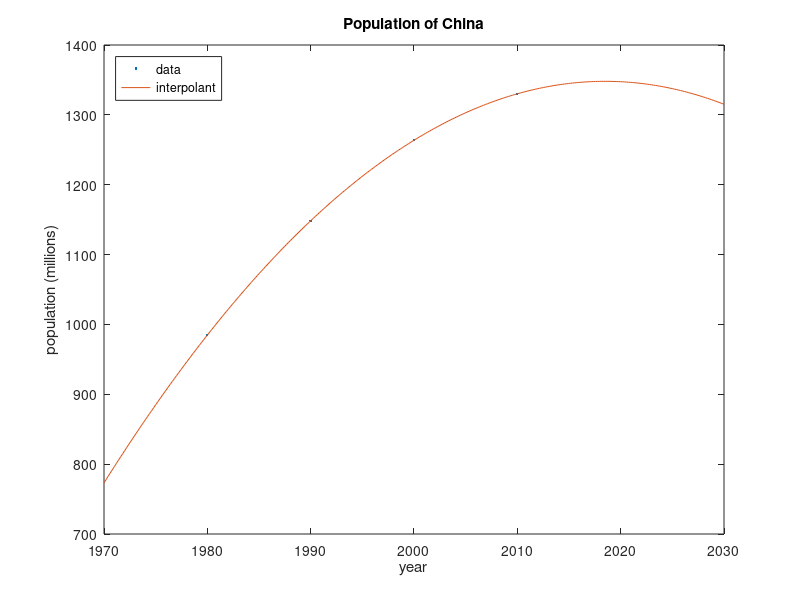

Here is the MATLAB script that generated this plot: (Note: this script raises an error after producing the figure.)


%% ----------- Example 1 ------------------

%%
% We create two vectors for data about the population of China. The first
% has the years of census data, the other has the numbers of millions of
% people.
year = (1980:10:2010)'  
pop = [984.736; 1148.364; 1263.638; 1330.141];

%%
% It's convenient to measure time in years since 1980.
t = year - 1980;
y = pop;

%%
% Now we have four data points $(t_1,y_1),\ldots,(t_4,y_4)$, so $n=4$ and
% we seek an interpolating cubic polynomial. We construct the associated
% Vandermonde matrix: 
V = zeros(4,4);
for i = 1:4
    V(i,:) = [1 t(i) t(i)^2 t(i)^3];
end
V
 
%%
% To solve for the vector of polynomial coefficients, we use a backslash
c = V \ y

%%
% The algorithms used by the backslash operator are the main topic of this
% chapter. For now, observe that the coefficients of the cubic polynomial
% vary over several orders of magnitude, which is typical in this
% context. By our definitions, these coefficients are given in ascending
% order of power in $t$. MATLAB always expects the decreasing-degree order,
% so we convert ours to this convention here.
c = c(end:-1:1);       % reverse the ordering

%%
% We can use the resulting polynomial to estimate the population of China
% in 2005:
polyval(c,2005-1980)   % apply the 1980 time shift

%%
% The official figure is 1297.8, so our result is not bad. 

%%
% We can visualize the interpolation process. First, we 
% @glsbegin@plot@glsend@ the data as
% points. We'll shift the t variable back to actual years. 
plot(1980+t,y,'.')

%%
% We want to superimpose a plot of the polynomial. In order to add to a
% plot, we must use the @glsbegin@hold@glsend@ command:
hold on

%%
% To plot the interpolating polynomial, we create a vector with many points
% in the time interval using @glsbegin@linspace@glsend@.
tt = linspace(0,30,300)';   % 300 times from 1980 to 2010
yy = polyval(c,tt);         % evaluate the cubic
plot(1980+tt,yy)

%%
% Let's clear the figure and redo it, this time 
% continuing the curve outside of the original date range. We'll also 
% annotate the graph (using @glsbegin@title@glsend@, @glsbegin@xlabel@glsend@, 
% @glsbegin@ylabel@glsend@ and @glsbegin@legend@glsend@) to make its purpose 
% clear.
clf   % clear figure
plot(1980+t,y,'.')
hold on
tt = linspace(-10,50,300)';   
plot(1980+tt,polyval(c,tt))
title('Population of China')
xlabel('year'), ylabel('population (millions)')
legend('data','interpolant','location','northwest')

%%
% While the interpolation is plausible, the extrapolation to the future is
% highly questionable! As a rule, extrapolation more than a short distance
% beyond the original interval is not reliable.



%% ----------- Example 2 ------------------

%%
% Here is the system that ``broke" LU factorization for us.
A = [ 2 0 4 3; -2 0 2 -13 ; 1 15 2 -4.5 ; -4 5 -7 -10 ];
b = [ 4; 40; 29; 9 ];

%%
% When we use the built-in |lu| function with three outputs, we get the
% elements of the PLU factorization.
[L,U,P] = lu(A)

%%
% We can solve this as before by incorporating the permutation. 
x = backsub( U, forwardsub(L,P*b) )

%%
% However, if we use just two outputs with |lu|, we get
% $\mathbf{P}^T\mathbf{L}$ as the first result.
[PtL,U] = lu(A)

%%
% MATLAB has engineered the backslash so that systems with triangular _or
% permuted triangular_ structure are solved with the appropriate style of
% triangular substitution.
x = U \ (PtL\b)

%%
% The pivoted factorization and triangular substitutions are done silently
% and automatically when backslash is called on the original matrix. 
x = A\b


%% Example 3

%%
% MATLAB has a function cond to compute $\kappa_2(\bm{A})$. 
% The family of \index{matrix!Hilbert} _Hilbert matrices_ is famously 
% badly conditioned. Here is the
% $7\times 7$ case. 
A = hilb(7);
kappa = cond(A)

%%
% Next we engineer a linear system problem to which we know the exact answer.
x_exact = (1:7)';
b = A*x_exact;

%%
% Now we perturb the data randomly but with norm $10^{-12}$.
randn('state',333);          % reproducible results 
dA = randn(size(A));  dA = 1e-12*(dA/norm(dA));
% db = randn(size(b));  db = 1e-12*(db/norm(db));

%%
% We solve the perturbed problem using built-in pivoted LU and see how the
% solution was changed.
x = (A+dA) \ b; 
dx = x - x_exact;

%%
% Here is the relative error in the solution.
rel_error = norm(dx) / norm(x_exact)

%%
% And here are upper bounds predicted using the condition number of the
% original matrix. 
% b_bound = kappa * 1e-12/norm(b)
A_bound = kappa * 1e-12/norm(A)

%%
% Even if we don't make any manual perturbations to the data, machine
% epsilon does when we solve the linear system numerically.
x = A\b;
rel_error = norm(x - x_exact) / norm(x_exact)
rounding_bound = kappa*eps

%%
% Because $\kappa\approx 10^8$, it's possible to lose 8 digits of accuracy
% in the process of passing from $\bm{A}$ and $\bm{b}$ to
% $\bm{x}$. That's independent of the algorithm; it's inevitable once 
% the data are expressed in double precision. 

%%
% Now we choose an even more poorly conditioned matrix from this family.
A = hilb(14);
kappa = cond(A)

%%
% Before we compute the solution, note that $\kappa$ exceeds |1/eps|. In
% principle we might end up with an answer that is completely wrong.
rounding_bound = kappa*eps

%%
% MATLAB will notice the large condition number and warn us not to expect
% much from the result. 
x_exact = (1:14)';
b = A*x_exact;  x = A\b;

%%
% In fact the error does exceed 100%.
relative_error = norm(x_exact - x) / norm(x_exact)

